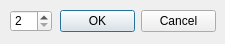
<?xml version="1.0" encoding="UTF-8"?>
<ui version="4.0">
 <class>SizeDialog</class>
 <widget class="QDialog" name="SizeDialog">
  <property name="geometry">
   <rect>
    <x>0</x>
    <y>0</y>
    <width>225</width>
    <height>44</height>
   </rect>
  </property>
  <property name="sizePolicy">
   <sizepolicy hsizetype="Preferred" vsizetype="Preferred">
    <horstretch>0</horstretch>
    <verstretch>0</verstretch>
   </sizepolicy>
  </property>
  <property name="minimumSize">
   <size>
    <width>225</width>
    <height>44</height>
   </size>
  </property>
  <property name="maximumSize">
   <size>
    <width>225</width>
    <height>44</height>
   </size>
  </property>
  <property name="windowTitle">
   <string>Choose new size</string>
  </property>
  <widget class="QDialogButtonBox" name="buttonBox">
   <property name="geometry">
    <rect>
     <x>60</x>
     <y>10</y>
     <width>156</width>
     <height>22</height>
    </rect>
   </property>
   <property name="orientation">
    <enum>Qt::Horizontal</enum>
   </property>
   <property name="standardButtons">
    <set>QDialogButtonBox::Cancel|QDialogButtonBox::Ok</set>
   </property>
  </widget>
  <widget class="QSpinBox" name="spinBox">
   <property name="geometry">
    <rect>
     <x>10</x>
     <y>10</y>
     <width>42</width>
     <height>22</height>
    </rect>
   </property>
   <property name="readOnly">
    <bool>false</bool>
   </property>
   <property name="minimum">
    <number>2</number>
   </property>
   <property name="maximum">
    <number>90</number>
   </property>
   <property name="singleStep">
    <number>2</number>
   </property>
   <property name="value">
    <number>2</number>
   </property>
  </widget>
 </widget>
 <resources/>
 <connections>
  <connection>
   <sender>buttonBox</sender>
   <signal>accepted()</signal>
   <receiver>SizeDialog</receiver>
   <slot>accept()</slot>
   <hints>
    <hint type="sourcelabel">
     <x>248</x>
     <y>254</y>
    </hint>
    <hint type="destinationlabel">
     <x>157</x>
     <y>274</y>
    </hint>
   </hints>
  </connection>
  <connection>
   <sender>buttonBox</sender>
   <signal>rejected()</signal>
   <receiver>SizeDialog</receiver>
   <slot>reject()</slot>
   <hints>
    <hint type="sourcelabel">
     <x>316</x>
     <y>260</y>
    </hint>
    <hint type="destinationlabel">
     <x>286</x>
     <y>274</y>
    </hint>
   </hints>
  </connection>
 </connections>
</ui>
